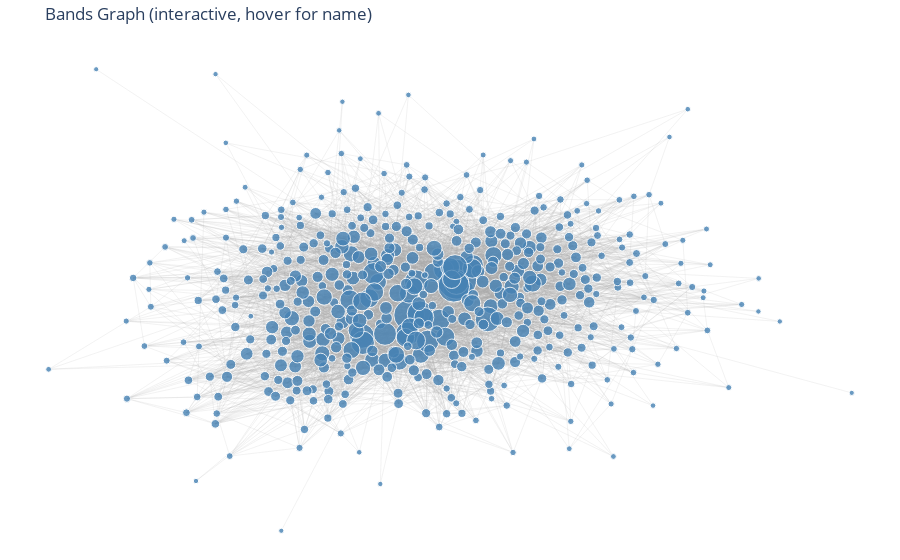

Here is the notebook cell this chart was saved with:
### Markdown cell above
> **Part 3** : *Let's build a simple visualization of the network*

### Code cell
# make network undirected for visualization
G = G.to_undirected()

# layout
pos = nx.spring_layout(G, seed=42, k=0.1, iterations=50)

# node sizes (scaled by degree)
degrees = dict(G.degree())
node_sizes = [5 + degrees[n]*0.2 for n in G.nodes()]

# edges
edge_x = []
edge_y = []
for u, v in G.edges():
    x0, y0 = pos[u]
    x1, y1 = pos[v]
    edge_x.extend([x0, x1, None])
    edge_y.extend([y0, y1, None])

edge_trace = go.Scatter(
    x=edge_x, y=edge_y,
    line=dict(width=0.15, color='gray'),
    opacity=0.7,
    hoverinfo='none',
    mode='lines'
)

# nodes
node_x = [pos[n][0] for n in G.nodes()]
node_y = [pos[n][1] for n in G.nodes()]
node_text = [str(n) for n in G.nodes()]  # names for hover

node_trace = go.Scatter(
    x=node_x, y=node_y,
    mode='markers',
    hoverinfo='text',
    text=node_text,
    marker=dict(
        color='steelblue',
        size=node_sizes,
        opacity=0.8
    )
)

# create figure
fig = go.Figure(
    data=[edge_trace, node_trace],
    layout=go.Layout(
        title="Bands Graph (interactive, hover for name)",
        showlegend=False,
        hovermode='closest',
        margin=dict(b=0, l=0, r=0, t=40),
        xaxis=dict(showgrid=False, zeroline=False, showticklabels=False),
        yaxis=dict(showgrid=False, zeroline=False, showticklabels=False),
        plot_bgcolor='white',
        paper_bgcolor='white'
    )
)

fig.show()

### Figure 1 — Plotly figure (JSON) as saved in the notebook; plotly's stock layout.template omitted (floating-point values rounded to 4 significant figures; data arrays with more than 128 entries replaced by an {"elided": "..."} marker saying what was removed)
{"data": [{"hoverinfo": "none", "line": {"color": "gray", "width": 0.15}, "mode": "lines", "opacity": 0.7, "type": "scatter", "x": {"elided": "19545 float values"}, "y": {"elided": "19545 float values"}}, {"hoverinfo": "text", "marker": {"color": "steelblue", "opacity": 0.8, "size": {"elided": "485 float values"}}, "mode": "markers", "text": {"elided": "485 str values"}, "type": "scatter", "x": {"elided": "485 float values"}, "y": {"elided": "485 float values"}}], "layout": {"hovermode": "closest", "margin": {"b": 0, "l": 0, "r": 0, "t": 40}, "paper_bgcolor": "white", "plot_bgcolor": "white", "showlegend": false, "title": {"text": "Bands Graph (interactive, hover for name)"}, "xaxis": {"showgrid": false, "showticklabels": false, "zeroline": false}, "yaxis": {"showgrid": false, "showticklabels": false, "zeroline": false}}}
